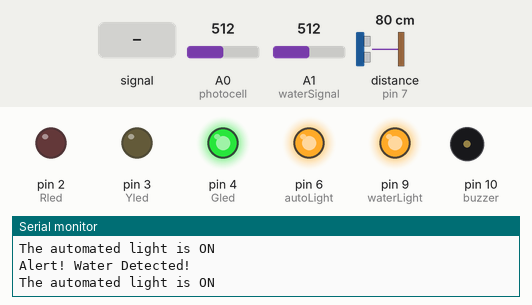
Recording of a sketch running on a simulated Arduino Uno, built with avr-gcc and run on an emulated ATmega328P. Parts: output pins drawn as LEDs (lit = HIGH), buzzer (waves = sounding, pin HIGH), the last lines printed to the serial monitor. Wiring (inferred from the names in the program): ultrasonic range finder: trigger pin 8; echo pin 7. The inputs (shaded band) are chosen by the test bench; at power-on: distance to the obstacle (sensor on pin 7) 80 cm, A0 (photocell) = 512, A1 (waterSignal) = 512. The echo pulse lasts 58.3 µs per cm; pins used as bus, display or sensor lines are not drawn.

Above: at 1.2 s.
1.3 s: A1 (waterSignal) fed a 200 Hz sine of ±81 counts around its level
At 2.73 s:
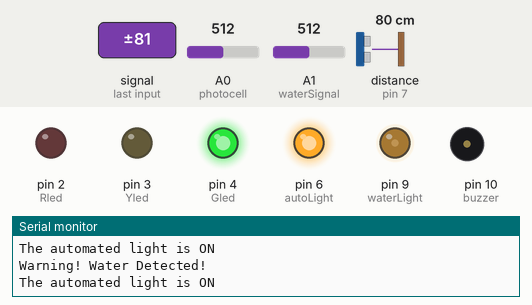
4.3 s: distance to the obstacle (sensor on pin 7) set to 37 cm
7.3 s: distance to the obstacle (sensor on pin 7) set to 31 cm
At 7.43 s:
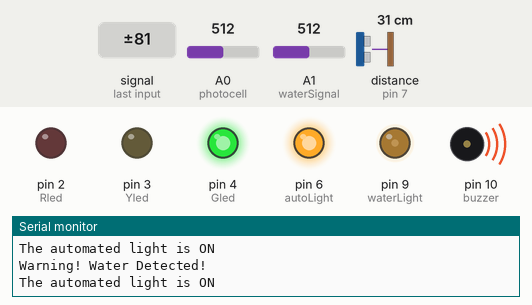
At 8.12 s:
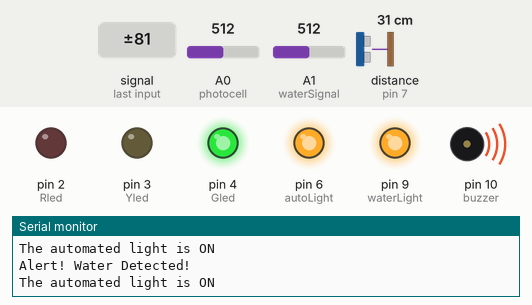
10.3 s: A0 (photocell) set to 465
13.3 s: A0 (photocell) set to 434
At 13.61 s:
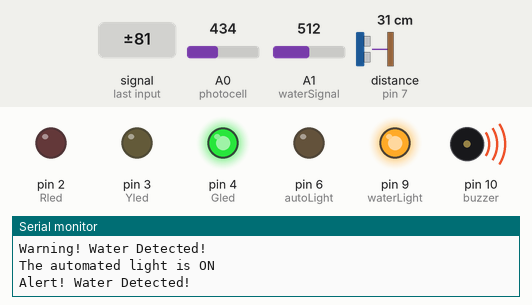
16.3 s: A1 (waterSignal) set to 290
Timing chart, 0 to 20.3 s (numbered marks = the images above; inputs shaded):
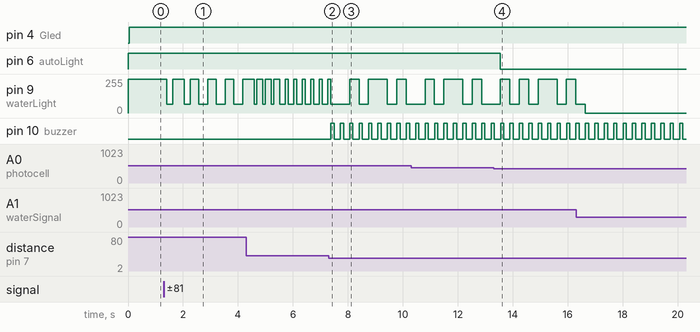

The sketch:

CEIS101_6.2.ino
```cpp
#define trigPin 8
#define echoPin 7
#define Rled 2
#define Yled 3
#define Gled 4
#define buzzer 10
#define photocell A0
#define autoLight 6
#define waterSignal A1
#define waterLight 9

void setup() {
Serial.begin(9600); // Sets the baud rate for logging
Serial.println("CEIS101 Course Project Challenge");
Serial.println("Name: Charles "); //replace xxxxx with your name

pinMode(trigPin, OUTPUT);
pinMode(echoPin, INPUT);
pinMode(Rled, OUTPUT);
pinMode(Yled, OUTPUT);
pinMode(Gled, OUTPUT);
pinMode(buzzer, OUTPUT);
pinMode(autoLight, OUTPUT);
pinMode(waterLight, OUTPUT);
}

void loop() {
// === Water Sensor ===
int waterValue=analogRead(waterSignal); // Read the value of the photocell

if (waterValue > 500){ // Alert condition
analogWrite(waterLight, 255); // 100% duty cycle
Serial.println("Alert! Water Detected!");
}
else if(waterValue <= 500 and waterValue > 300){ // Warning condition
analogWrite(waterLight, 64);// 25% duty cycle
Serial.println("Warning! Water Detected!");
}
else{ // No water condition
analogWrite(waterLight, 0);// 0% duty cycle
}

//=== Automated Light ===
int value=analogRead(photocell); // Read the value from the light sensor to determine condition
if (value > 450) {
 digitalWrite(autoLight, HIGH);
 Serial.println("The automated light is ON");
}
else {
digitalWrite(autoLight, LOW);
}
//==== Distance Sensor ===
long duration, distance, inches;

digitalWrite(trigPin, LOW);
delayMicroseconds(2);
digitalWrite(trigPin, HIGH);
delayMicroseconds(10);
digitalWrite(trigPin, LOW);

// Read the echo signal
duration = pulseIn(echoPin, HIGH); // Read duration for roundtrip distance
distance = (duration /2) * 0.0135 ; // Convert duration to one way distance in units of inches

if (distance <= 12) {  // Outer IF statement units of inches
  if (distance <=6){   // Alert range condition
    Serial.println("Alert! Possible Intruder.");
    digitalWrite(Rled, HIGH); // Alert green LED on
    digitalWrite(Yled, LOW);
    digitalWrite(Gled, LOW);
    }
  if (distance <12 and distance > 6){  // Warning range condition
  digitalWrite(Rled, LOW);
  digitalWrite(Yled, HIGH);  // Warning yellow LED on
  digitalWrite(Gled, LOW);
  }

//==================== Beeping Rate Code Start ======
digitalWrite(buzzer,HIGH);
for (int i= distance; i>0; i--)
delay(10);

digitalWrite(buzzer,LOW);
for (int i= distance; i>0; i--)
delay(10);
//==================== Beeping Rate Code End =======
}
 else{ //Safe range condition
  digitalWrite(Rled, LOW);
  digitalWrite(Yled, LOW);
  digitalWrite(Gled, HIGH);  // Safe distance green LED on
  digitalWrite(buzzer, LOW);
}// end of outer IF statement
delay(100); //pause program to stabilize ultrasonic sensor readings

} //end of loop
```

Measured:
- the behaviour switches between 34 and 33 cm on distance to the obstacle (sensor on pin 7) (found by bisection; images 1 and 2)
- the behaviour switches between 451 and 450 on A0 (photocell) (found by bisection; images 3 and 4)
- after the input at 1.3 s, pin 9 (waterLight): goes 64/255 0.21 s, 255/255 0.42 s, 64/255 0.21 s, 3 × (255/255 0.32 s, 64/255 0.32 s), then 255/255, starting after 0.11 s
- after the input at 7.3 s, pin 10 (buzzer): alternates HIGH for 0.12 s and LOW for 0.22 s, starting after 0.08 s
- after the input at 13.3 s, pin 6 (autoLight): HIGH → LOW after 0.25 s
